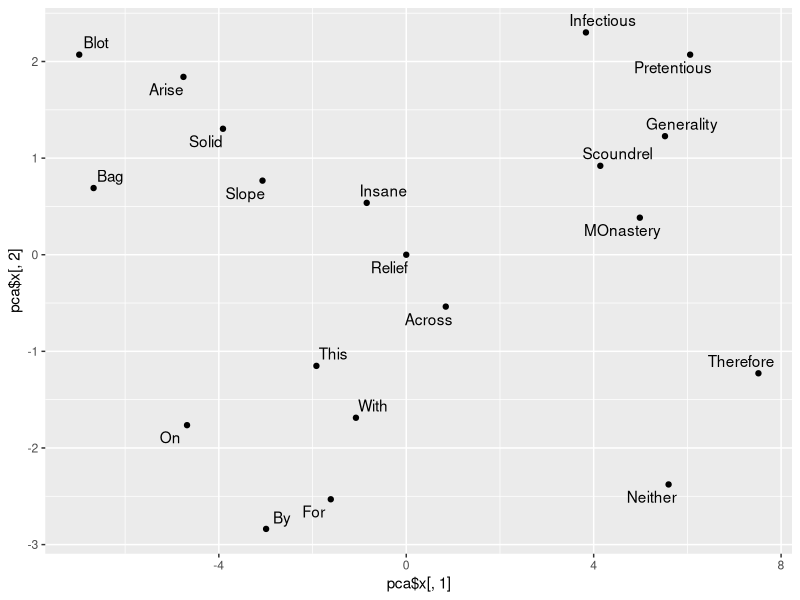
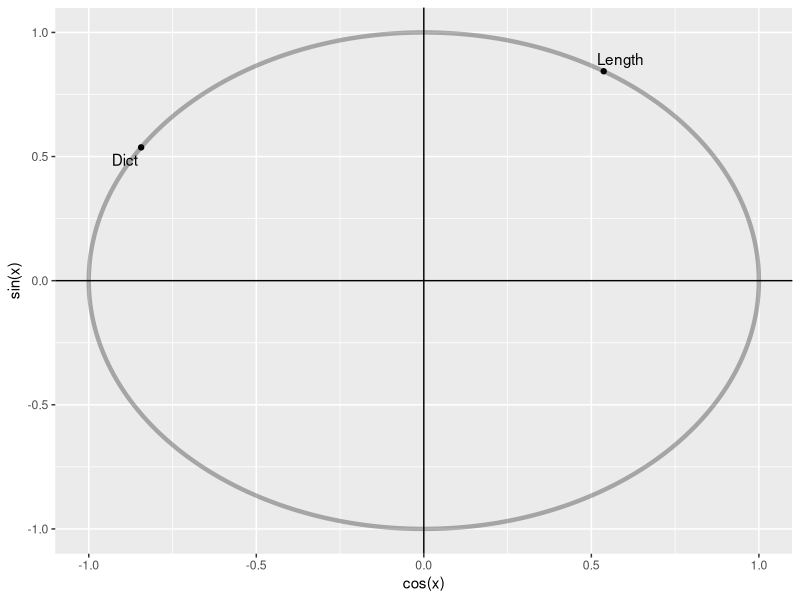
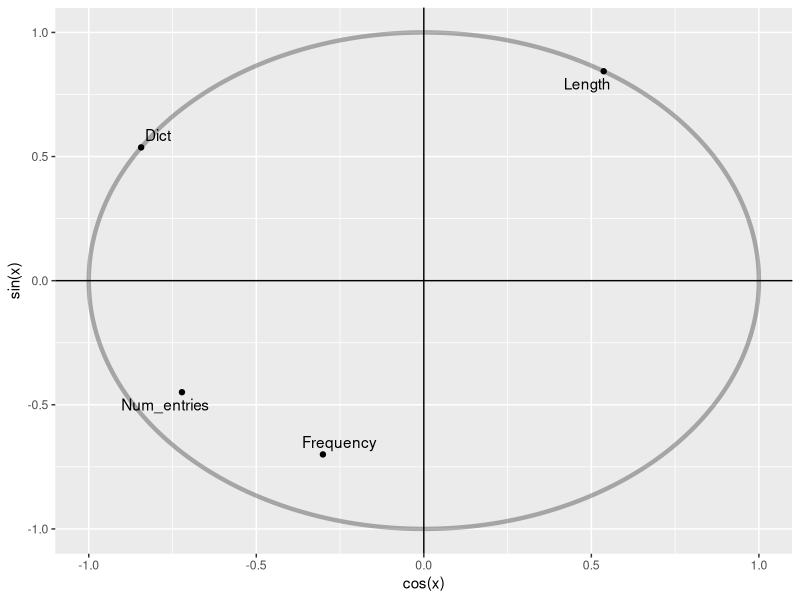

Reproduce these figures in R, in order. (Note: this script raises an error after producing the figures.)
library(ggplot2)
library(ggrepel)

X = read.csv("pca_abdi_ex1.csv",header = T)

pca = prcomp(X[,2:3],scale = F)

# Projection of points on first two PCs
ggplot()+geom_point(data = as.data.frame(pca$x),
                    aes(pca$x[,1],pca$x[,2]))+
  geom_text_repel(aes(pca$x[,1],pca$x[,2],label = X[,1]))

# Correlation circle
x = seq(0,2*pi,length.out = 300)
ggplot() + geom_path(data = data.frame(a = cos(x),b = sin(x)),
                     aes(cos(x),sin(x)),alpha = 0.3, size = 1.5)+
  geom_point(data = as.data.frame(pca$rotation),
                      aes(pca$rotation[,1],pca$rotation[,2]))+
  geom_text_repel(aes(pca$rotation[,1],pca$rotation[,2],
                      label = c("Length","Dict"))) +
  geom_hline(yintercept = 0)+geom_vline(xintercept = 0)


## Add supplementary variables

Frequency = c(8,230,700,1,500,1,9,2,1,700,7,1,4,500,900,3,1,10,1,1)
Num_entries = c(6,3,12,2,7,1,1,6,1,5,2,1,5,9,7,1,1,4,4,2)
supp_data = data.frame(Frequency, Num_entries)

cor_score_supp = cor(pca$x,supp_data)

x = seq(0,2*pi,length.out = 300)
ggplot() + geom_path(data = data.frame(a = cos(x),b = sin(x)),
                     aes(cos(x),sin(x)),alpha = 0.3, size = 1.5)+
  geom_point(data = as.data.frame(pca$rotation),
             aes(pca$rotation[,1],pca$rotation[,2]))+
  geom_text_repel(aes(pca$rotation[,1],pca$rotation[,2],
                      label = c("Length","Dict"))) +
  geom_hline(yintercept = 0)+geom_vline(xintercept = 0)+
  geom_point(data = as.data.frame(cor_score_supp),
             aes(cor_score_supp[,1],cor_score_supp[,2]))+
  geom_text_repel(aes(cor_score_supp[,1],cor_score_supp[,2],
                      label = names(supp_data))) 

# Correlation circle
cor_loading = cor(pca_wine_cor$x[,1:2],scale(wine[,2:8]))
ggplot() + geom_path(data = data.frame(a = cos(x),b = sin(x)),
                     aes(cos(x),sin(x)),alpha = 0.3, size = 1.5)+
  # geom_point(data = as.data.frame(pca_wine_cor$rotation[,1:2]),
  #            aes(pca_wine_cor$rotation[,1],pca_wine_cor$rotation[,2]))+
  # geom_text_repel(aes(pca_wine_cor$rotation[,1],pca_wine_cor$rotation[,2],
  #                     label = names(wine)[2:8])) +
  geom_hline(yintercept = 0)+geom_vline(xintercept = 0)+
  geom_point(data = as.data.frame(t(cor_loading)),
             aes(cor_loading[1,],cor_loading[2,]))+
  geom_text_repel(aes(cor_loading[1,],cor_loading[2,],
                      label = names(wine)[2:8]))


## Applying varimax
ggplot() + geom_path(data = data.frame(a = cos(x),b = sin(x)),
                     aes(cos(x),sin(x)),alpha = 0.3, size = 1.5)+
  geom_hline(yintercept = 0)+geom_vline(xintercept = 0)+
  geom_point(data = as.data.frame(pca_wine_cor$rotation),
             aes(pca_wine_cor$rotation[,1],pca_wine_cor$rotation[,2]))+
  geom_text_repel(aes(pca_wine_cor$rotation[,1],pca_wine_cor$rotation[,2],
                      label = names(wine)[2:8]))


## French food example
food = read.csv("pca_abdi_food.csv",header = T)
pca_food_cov = prcomp(food[,3:9],scale = F)
cent_food = food[,3:9]-matrix(rep(colMeans(food[,3:9]),times = 12),nrow = 12,
                              byrow = T)
svd_food = svd(cent_food)

## Table 14
# Eigenvalues
(Eigenvalues = (svd_food$d)^2)
# Another way of getting the same result
(Eigenvalues_diff = diag(cov(pca_food_cov$x)*11))
# Percentage contribution of each PC
(round(Eigenvalues/sum(Eigenvalues),2))
# Cumulative sum of eigen values
(round(cumsum(Eigenvalues),2))
# Cumulative percentage
(round(cumsum(Eigenvalues)/sum(Eigenvalues),2))
# RESS
RESS = array(rep(0,7))
for (i in 1:7){
  RESS[i] = sum(Eigenvalues)-sum(Eigenvalues[1:i])
}
RESS
# RESS/sum of eigenvalues
round(RESS/sum(Eigenvalues),2)


# Figure 9
pca_food_cor = prcomp(food[,3:9],scale = T)
x = seq(0,2*pi,length.out = 300)
cor_loading = cor(pca_food_cor$x[,1:2],scale(food[,3:9]))
ggplot() + geom_path(data = data.frame(a = cos(x),b = sin(x)),
                     aes(cos(x),sin(x)),alpha = 0.3, size = 1.5)+
  geom_hline(yintercept = 0)+geom_vline(xintercept = 0)+
  geom_point(data = as.data.frame(t(cor_loading)),
             aes(-cor_loading[1,],-cor_loading[2,]))+
  geom_text_repel(aes(-cor_loading[1,],-cor_loading[2,],
                      label = names(food)[3:9]))